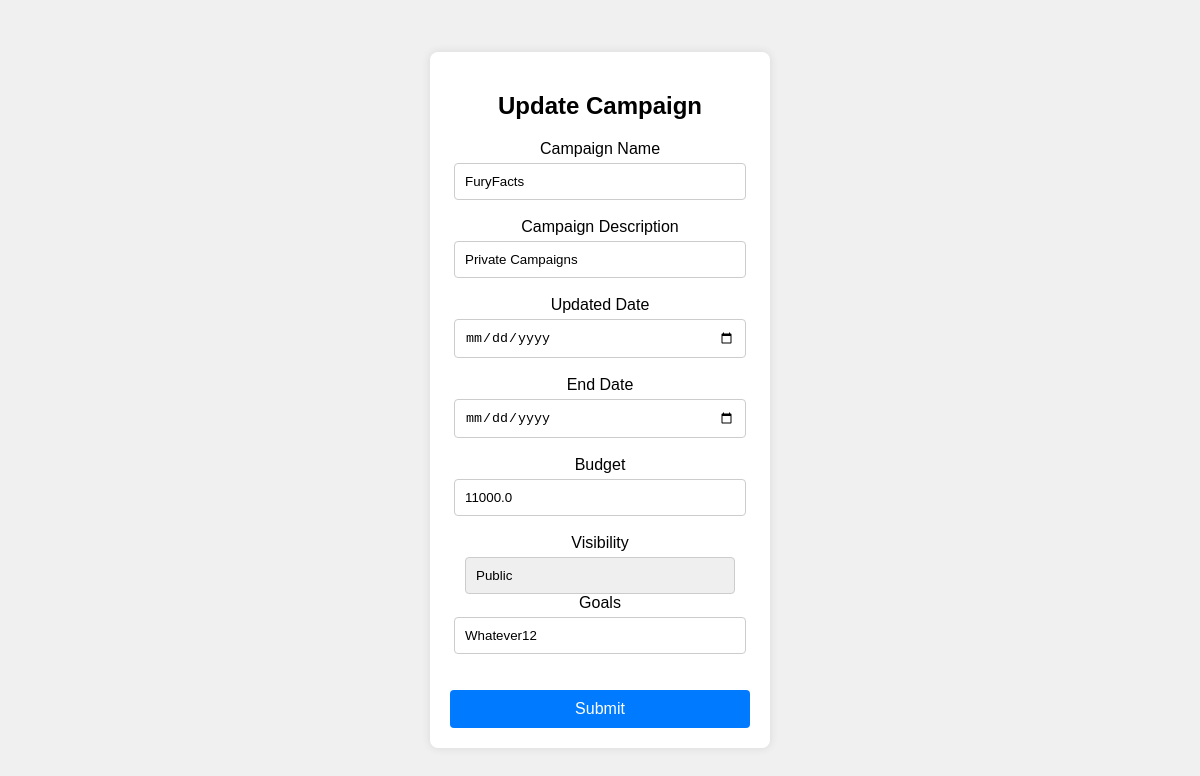
The page /update_sponsor_campaign/2 (signed in) on the database its author committed.
### backend/models.py (models this page shows)
class Campaign(db.Model):
    __tablename__ = 'campaign'
    id = db.Column(db.Integer, primary_key=True)
    name = db.Column(db.String(100), nullable=False)
    description = db.Column(db.Text, nullable=False)
    niche = db.Column(db.String(20), nullable=False)
    start_date = db.Column(db.DateTime, nullable=False, default=datetime.utcnow)
    updated_date = db.Column(db.DateTime, nullable=False, default=datetime.utcnow)
    end_date = db.Column(db.DateTime, nullable=False)
    budget = db.Column(db.Float, nullable=False)
    visibility = db.Column(db.String(10), nullable=False)  # 'public', 'private'
    goals = db.Column(db.Text, nullable=False)
    sponsor_id = db.Column(db.Integer, db.ForeignKey('user.id'), nullable=False)
    ad_requests = db.relationship('AdRequest', cascade="all,delete", backref='campaign', lazy=True)

### backend/authentication.py (the view)
@authentication.route("update_sponsor_campaign/<int:campaign_id>", methods=["GET", "POST"])
@login_required
def update_sponsor_campaign(campaign_id):
    if current_user.role == "sponsor":
        if request.method == 'POST':
            name = request.form.get('name')
            description = request.form.get('description')
            updated_date = request.form.get('updated_date')
            end_date = request.form.get('end_date')
            budget = request.form.get('budget')
            visibility = request.form.get('visibility')
            goals = request.form.get('goals')
            if updated_date:
                updated_date = datetime.strptime(updated_date, '%Y-%m-%d')
            if end_date:
                end_date = datetime.strptime(end_date, '%Y-%m-%d')
            campaign = Campaign.query.filter_by(id = campaign_id).first()
            if campaign:
                if name:
                    campaign.name = name
                if description:
                    campaign.description = description
                if updated_date:
                    campaign.updated_date = updated_date
                if end_date:
                    campaign.end_date = end_date
                if budget:
                    campaign.budget = budget
                if visibility:
                    campaign.visibility = visibility
                if goals:
                    campaign.goals = goals
                campaign.sponsor_id = current_user.id
                db.session.commit()
                flash('Campaign updated successfully!', category='success')
                return redirect(url_for('authentication.sponsor_dashboard'))
        else:
            campaign = Campaign.query.filter_by(id = campaign_id).first()
            name = campaign.name
            description = campaign.description
            updated_date = campaign.updated_date
            end_date = campaign.end_date
            budget = campaign.budget
            visibility = campaign.visibility
            goals = campaign.goals
            return render_template("update_sponsor_campaign.html", campaign_id = campaign_id, name = name, description = description,
                                   updated_date = updated_date, end_date = end_date, budget = budget,
                                   visibility = visibility, goals = goals)
    else:
        flash('Something went wrong!', category='error')
        return redirect(url_for('authentication.user_login'))

### app.py (called while the page is built)
def init_app():
    app = Flask(__name__) #object of Flask
    app.config["SECRET_KEY"] = "secret"
    from backend.controllers import controllers
    from backend.authentication import authentication
    login_manager = LoginManager()
    login_manager.login_view = 'authentication.user_login'
    login_manager.init_app(app)
    @login_manager.user_loader
    def load_user(user_id):
        return User.query.get(int(user_id))
    app.register_blueprint(controllers, url_prefix="/")
    app.register_blueprint(authentication, url_prefix="/")
    app.debug = True
    app.config["SQLALCHEMY_DATABASE_URI"]="sqlite:///application.sqlite3"
    app.app_context().push() #Direct access app by other modules(db, authentication)
    db.init_app(app) #object.method(<parameter>)
    print("Application has started....")
    return app

### templates/update_sponsor_campaign.html (shortened to what this page needs)
<!DOCTYPE html>
<html lang="en">
<head>
</head>
<body>
    <div class="login-container">
        <h2>Update Campaign</h2>
        <form action = {{ url_for("authentication.update_sponsor_campaign", campaign_id=campaign_id) }} method="POST">
            <label for="name">Campaign Name</label>
            <input type="text" name="name" value="{{ name }}">   <br> <br>
            <label for="description">Campaign Description</label>
            <input type="text" name = "description" value="{{ description }}">   <br> <br>
            <label for="start_date">Updated Date</label>
            <input type="date" id="start_date" name="start_date" value="{{ updated_date }}">   <br> <br>
            <label for="end_date">End Date</label>
            <input type="date" id="end_date" name="end_date" value="{{ end_date }}">   <br> <br>
            <label for="budget">Budget</label>
            <input type="text" name = "budget" value="{{ budget }}">   <br> <br>
            <label for="visibility">Visibility</label>
             <select class="form-group" name="visibility" id="visibility">
              <option value="Public">Public</option>   <br> <br>
              <option value="Private">Private</option>   <br> <br>
             </select>
            <label for="goals">Goals</label>
            <input type="text" name="goals" value="{{ goals }}">   <br> <br
            <br> <br>
            <button type="submit">Submit</button>
        </form>
    </div>
</body>
</html>

### templates/update_sponsor_campaign.html (style rules this page uses)
body { font-family: Arial, sans-serif; background-color: #f0f0f0; display: flex; justify-content: center; align-items: center; height: 100vh; margin: 0; }
.login-container { background-color: #fff; padding: 20px; border-radius: 8px; box-shadow: 0 0 10px rgba(0, 0, 0, 0.1); width: 300px; text-align: center; }
h2 { margin-bottom: 20px; }
label { display: block; margin-bottom: 5px; }
input { width: 90%; padding: 10px; border: 1px solid #ccc; border-radius: 4px; }
button { width: 100%; padding: 10px; background-color: #007bff; border: none; border-radius: 4px; color: white; font-size: 16px; cursor: pointer; }
.form-group { appearance: none; width: 90%; padding: 10px; border: 1px solid #ccc; border-radius: 4px; }

### rows shown on the page
Campaign: name "FuryFacts", description "Private Campaigns", budget "11000.0", goals "Whatever12"
